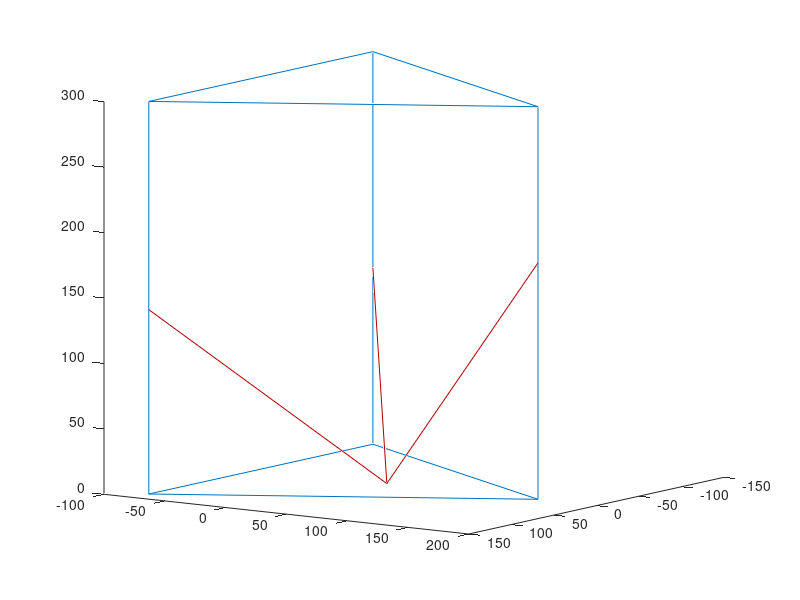

The MATLAB source for this figure: (Note: this script raises an error after producing the figure.)
clf;
armcnt = 3;
Rarms = 152; % (152-(31)-(22.6));
Rpret = 218;
h = 300;

% s = serial('COM5', 'baudrate', 9600);
% fopen(s);


% Polozenie koncowki drukujacej
xc = 0;
yc = 0;
zc = 0;
drawRadius = 30; % max 90

for i = 1:3
	xbase(i) = Rarms * sin((2*pi*i)/armcnt);
	ybase(i) = Rarms * cos((2*pi*i)/armcnt);
end

for i = 1:3
	dx = xbase(i) - xc;
	dy = ybase(1) - yc;
	z(i) = zc + sqrt(Rpret*Rpret - dx*dx - dy*dy);
	arms(i) = line([xbase(i), xc], [ybase(i), yc], [z(i), zc]);
	set(arms(i), 'Color', [.7, 0, 0]);
end

% z(i) - pozycje kolumn

colLines = zeros(3);
bottomLines = zeros(3);
topLines = zeros(3);

bottomLines(1) = line([xbase(1), xbase(2)], [ybase(1), ybase(2)], [0, 0]);
bottomLines(1) = line([xbase(2), xbase(3)], [ybase(2), ybase(3)], [0, 0]);
bottomLines(1) = line([xbase(3), xbase(1)], [ybase(3), ybase(1)], [0, 0]);

topLines(1) = line([xbase(1), xbase(2)], [ybase(1), ybase(2)], [h, h]);
topLines(1) = line([xbase(2), xbase(3)], [ybase(2), ybase(3)], [h, h]);
topLines(1) = line([xbase(3), xbase(1)], [ybase(3), ybase(1)], [h, h]);

% Kolumny
for i = 1:3
	colLines(i) = line([xbase(i), xbase(i)], [ybase(i), ybase(i)], [0, h]);
end

view(125, 10);

% Kossel: 0..25k, 25k is bottom

dont = 0;
routex = [];
routey = [];
routez = [];
for t = 1:2:600
	xc = drawRadius * sin(2*pi/60 *t);
	yc = drawRadius * cos(2*pi/60 *t);
	zc = t/600 * h/4; % h/4 + sin(2*pi/120 * t);
	routex(end+1) = xc;
	routey(end+1) = yc;
	routez(end+1) = zc;
	for i = 1:3
		dx = xbase(i) - xc;
		dy = ybase(i) - yc;
		z(i) = zc + sqrt(Rpret*Rpret - dx*dx - dy*dy);
		if(z(i) > h)
			dont = 1;
		end
	end
	if(~dont)
		for i = 1:3
			set(arms(i), 'XData', [xbase(i), xc], 'YData', [ybase(i), yc], 'ZData', [z(i), zc]);
			toSend(i) = round((z(i)/h) * 25000);
		end
	end
	str = sprintf('x %d y %d z %d\n', toSend(1), toSend(2), toSend(3));
% 	fprintf('%s', str);
	fprintf(s, str);
	hold on;
	plot3(routex, routey, routez);
	hold off;
	drawnow();
	pause(1/60);
end

% fclose(s);